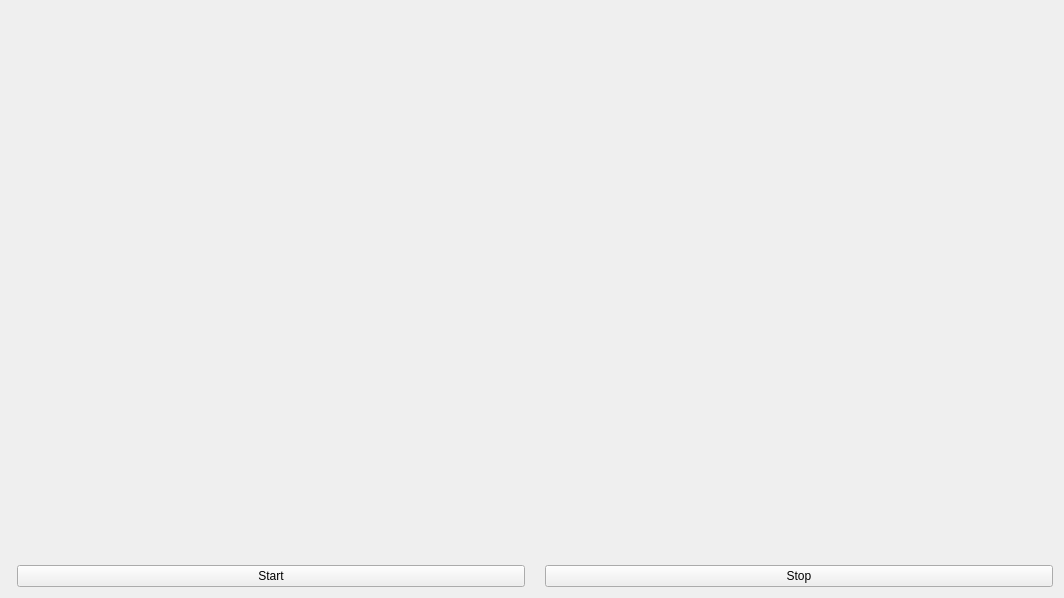
<?xml version="1.0" encoding="UTF-8"?>
<ui version="4.0">
 <class>MainWindow</class>
 <widget class="QMainWindow" name="MainWindow">
  <property name="geometry">
   <rect>
    <x>0</x>
    <y>0</y>
    <width>1064</width>
    <height>598</height>
   </rect>
  </property>
  <property name="sizePolicy">
   <sizepolicy hsizetype="Minimum" vsizetype="Minimum">
    <horstretch>0</horstretch>
    <verstretch>0</verstretch>
   </sizepolicy>
  </property>
  <property name="windowTitle">
   <string>Artemetr</string>
  </property>
  <property name="iconSize">
   <size>
    <width>64</width>
    <height>64</height>
   </size>
  </property>
  <widget class="QWidget" name="centralWidget">
   <layout class="QGridLayout" name="gridLayout">
    <item row="2" column="1">
     <layout class="QHBoxLayout" name="horizontalLayout">
      <property name="spacing">
       <number>20</number>
      </property>
      <property name="sizeConstraint">
       <enum>QLayout::SetMinimumSize</enum>
      </property>
      <property name="leftMargin">
       <number>6</number>
      </property>
      <item>
       <widget class="QPushButton" name="pushButtonStart">
        <property name="text">
         <string>Start</string>
        </property>
       </widget>
      </item>
      <item>
       <widget class="QPushButton" name="pushButtonStop">
        <property name="text">
         <string>Stop</string>
        </property>
       </widget>
      </item>
     </layout>
    </item>
    <item row="0" column="0" rowspan="3">
     <layout class="QVBoxLayout" name="frameCameraView"/>
    </item>
    <item row="0" column="1">
     <layout class="QVBoxLayout" name="frameCameraPos"/>
    </item>
    <item row="1" column="1">
     <spacer name="verticalSpacer">
      <property name="orientation">
       <enum>Qt::Vertical</enum>
      </property>
      <property name="sizeHint" stdset="0">
       <size>
        <width>20</width>
        <height>40</height>
       </size>
      </property>
     </spacer>
    </item>
   </layout>
  </widget>
 </widget>
 <layoutdefault spacing="6" margin="11"/>
 <resources/>
 <connections/>
</ui>
